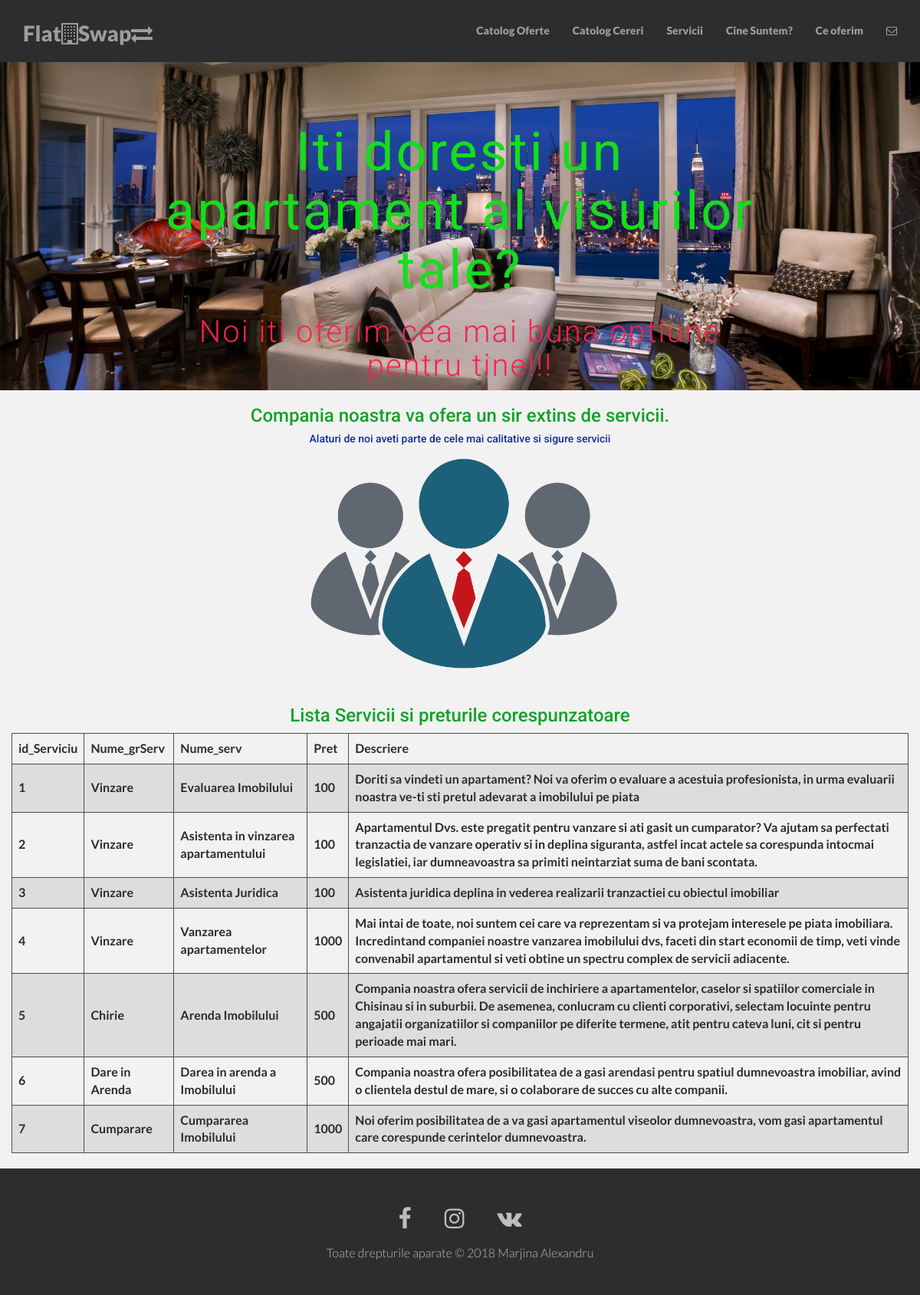
/PA/www/servicii.php, run on the app's committed database.
### tables this page shows
CREATE TABLE `servicii` (
  `id_serv` int(11) NOT NULL,
  `nume_serviciu` varchar(50) NOT NULL,
  `id_grserv` int(11) NOT NULL,
  `pret_serv` int(11) DEFAULT NULL,
  `Descriere` text NOT NULL
);

CREATE TABLE `grserv` (
  `id_grserv` int(11) NOT NULL,
  `nume_grupa` varchar(30) NOT NULL
);

### PA/www/servicii.php (the view, shortened to what this page needs)
<!DOCTYPE html>
<html>
<head>
  <?php
   require_once "blocks/head.php";
   ?>
</head>
<body>
<?php
  require_once "blocks/header.php";
 ?>
<div class="container-fluid" id="servicii">
  <div class="Serv">
  <center>
    <h3 >Compania noastra va ofera un sir extins de servicii.</h3>
    <h5>Alaturi de noi aveti parte de cele mai calitative si sigure servicii</h5>
    <img src="img/serv.png" alt="imgServ">
      <h3>Lista Servicii si preturile corespunzatoare </h3>
    <table class="out">
    <tr>
      <th>id_Serviciu</th>
      <th>Nume_grServ</th>
      <th>Nume_serv</th>
      <th>Pret</th>
      <th>Descriere</th>
    </tr>
    <?php
      $sql = "SELECT servicii.id_serv, grserv.nume_grupa, servicii.nume_serviciu, servicii.pret_serv,servicii.Descriere
      FROM servicii,grserv \n"
      . "WHERE servicii.id_grserv=grserv.id_grserv";
       $result = mysqli_query($mysqli,$sql);
        while($row=mysqli_fetch_array($result))
        {
            $id_Serviciu=$row[0];
            $Nume_grServ=$row[1];
            $Nume_serv=$row[2];
            $Pret=$row[3];
            $Descriere=$row[4];
      ?>
    <tr>
      <th><?php echo $id_Serviciu;?></th>
      <th><?php echo $Nume_grServ;?></th>
      <th><?php echo $Nume_serv;?> </th>
      <th><?php echo $Pret;?></th>
      <th><?php echo $Descriere;?></th>
    </tr>
    <?php }
    ?>
    </table>
  </center>
</div>
</div>
<?php
 require_once "blocks/footer.php" ;
 ?>

### PA/www/blocks/head.php (shortened to what this page needs)
<link rel="stylesheet" href="css/bootstrap.css">
<link rel="stylesheet" href="css/font-awesome.min.css">
<link rel="stylesheet" href="css/main1.css" type="text/css">

### PA/www/blocks/header.php (shortened to what this page needs)
<div class="navbar navbar-inverse navbar-fixed-top">
  <div class="container">
    <div class="navbar-header">
            <a id="logo" href="index.php" class="navbar-brand" title="Pagina Principala">Flat<i class="fa fa-building-o" aria-hidden="true"></i>Swap<i class="fa fa-exchange" aria-hidden="true"></i></a>
          </div>
    <div class="navbar-collapse collapse">
      <ul id="ch" class="nav navbar-nav navbar-right">
        <li><a href="oferte.php#oferta" title="Pagina oferte">Catolog Oferte</a></li>
        <li><a href="cerere.php#cerere" title="Pagina cereri">Catolog Cereri</a></li>
        <li><a href="servicii.php#servicii" title="Pagina Servicii">Servicii</a></li>
        <li><a href="index.php#about" title="Informatie despre noi">Cine Suntem?</a></li>
        <li><a href="index.php#offer">Ce oferim</a></li>
        <li><a href="index.php#contact"><i class="fa fa-envelope-o" aria-hidden="true"></i></a></li>
      </ul>
    </div>
  </div>
</div>
<div id="headerwrap">
  <div class="container">
    <div class="row centered">
      <div class="col-lg-8 col-lg-offset-2">
        <h1>Iti doresti un apartament al visurilor tale? </h1>
        <h2>Noi iti oferim cea mai buna optiune pentru tine!!!</h2>
      </div>
    </div>
  </div>
</div>

### PA/www/blocks/footer.php
<div id="f">
  <div class="container">
    <div class="row centered">
      <a target="_blank" href="https://www.facebook.com/alexandru.marjina"><i class="fa fa-facebook"></i></a>
      <a href="#"><i class="fa fa-instagram"></i></a>
      <a href="#"><i class="fa fa-vk"></i></a>
    </div>
    <center>
    <a href="admin/index.php"><p>Toate drepturile aparate &copy; <?=date('Y')?> Marjina Alexandru</p></a>
  </center>
  </div>
</div>
</body>
</html>

### PA/www/css/main1.css (style rules this page uses)
* { margin: 0; padding: 0; }
body { background-color: #f2f2f2; font-family: "Lato"; font-weight: 300; font-size: 16px; color: #2b2b2b; -webkit-font-smoothing: antialiased; -webkit-overflow-scroling: touch; margin-top: 70px; }
h1, h2, h3, h4, h5, h6 { font-family: "Roboto"; font-weight: 300; color: #161212; }
p { line-height: 20px; margin-bottom: 25px; }
.centered { text-align: center; }
a { color: #ba5f5f; }
.navbar { font-weight: 800; font-size: 14px; padding-top: 15px; padding-bottom: 15px; }
.navbar-inverse { background: #2d2d2d; border-color: #2d2d2d; }
.navbar-header>#logo { font-size: 2em; }
div#headerwrap div.container { background-image: url('headwrap1.jpg'); margin-top: -10px; padding-top: 40px; text-align: center; background-attachment: relative; background-position:center; min-height: 400px; width: 100%; background-size: cover; -webkit-backgorund-size: cover; -moz-backgorund-size: cover; -o-backgorund-size: cover; }
#headerwrap h1 { margin-top: 60px; color: rgb(21, 221, 29); font-size: 70px; font-weight: 400; letter-spacing: 3px; }
#headerwrap h2 { color:rgb(242, 36, 80); font-size: 40px; letter-spacing: 2px; }
#f { background-color: #2d2d2d; padding-top: 30px; padding-bottom: 20px; }
#f i { color: #bdbdbd; font-size:30px; padding:20px; }
#f p { color: #bdbdbd; }
table { margin-bottom: 20px; }
table,th, td { border-collapse: collapse; }
td, th { border: 1px solid #534c4c; text-align: left; padding: 8px; }
tr:nth-child(even) { background-color: #dddddd; }
.Serv h3 { color: rgb(18, 161, 41); font-weight:500; }
.Serv h5 { color: rgb(18, 45, 161); font-weight:500; }
.Serv img { width: 500px; }

### data on the page
servicii: id_serv "1", id_grserv.nume_grupa "Vinzare", nume_serviciu "Evaluarea Imobilului", pret_serv "100", Descriere "Doriti sa vindeti un apartament? Noi va oferim o evaluare a acestuia profesionista, in urma evaluarii noastra ve-ti sti pretul adevarat a imobilului pe piata"
servicii: id_serv "2", id_grserv.nume_grupa "Vinzare", nume_serviciu "Asistenta in vinzarea apartamentului", pret_serv "100", Descriere "Apartamentul Dvs. este pregatit pentru vanzare si ati gasit un cumparator? Va ajutam sa perfectati tranzactia de vanzare operativ si in deplina siguranta, astfel incat actele sa corespunda intocmai legislatiei, iar dumneavoastra sa primiti neintarziat suma de bani scontata."
servicii: id_serv "3", id_grserv.nume_grupa "Vinzare", nume_serviciu "Asistenta Juridica", pret_serv "100", Descriere "Asistenta juridica deplina in vederea realizarii tranzactiei cu obiectul imobiliar"
servicii: id_serv "4", id_grserv.nume_grupa "Vinzare", nume_serviciu "Vanzarea apartamentelor", pret_serv "1000", Descriere "Mai intai de toate, noi suntem cei care va reprezentam si va protejam interesele pe piata imobiliara. Incredintand companiei noastre vanzarea imobilului dvs, faceti din start economii de timp, veti vinde convenabil apartamentul si veti obtine un spectru complex de servicii adiacente."
servicii: id_serv "5", id_grserv.nume_grupa "Chirie", nume_serviciu "Arenda Imobilului", pret_serv "500", Descriere "Compania noastra ofera servicii de inchiriere a apartamentelor, caselor si spatiilor comerciale in Chisinau si in suburbii. De asemenea, conlucram cu clienti corporativi, selectam locuinte pentru angajatii organizatiilor si companiilor pe diferite termene, atit pentru cateva luni, cit si pentru perioade mai mari."
servicii: id_serv "6", id_grserv.nume_grupa "Dare in Arenda", nume_serviciu "Darea in arenda a Imobilului", pret_serv "500", Descriere "Compania noastra ofera posibilitatea de a gasi arendasi pentru spatiul dumnevoastra imobiliar, avind o clientela destul de mare, si o colaborare de succes cu alte companii."
servicii: id_serv "7", id_grserv.nume_grupa "Cumparare", nume_serviciu "Cumpararea Imobilului", pret_serv "1000", Descriere "Noi oferim posibilitatea de a va gasi apartamentul viseolor dumnevoastra, vom gasi apartamentul care corespunde cerintelor dumnevoastra."
